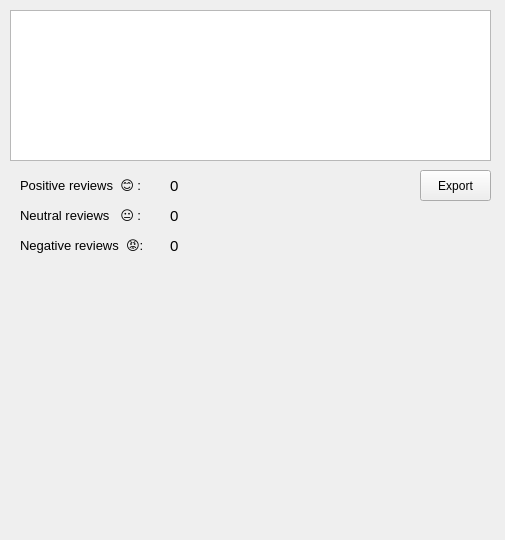
<?xml version="1.0" encoding="UTF-8"?>
<ui version="4.0">
 <class>Form</class>
 <widget class="QWidget" name="Form">
  <property name="geometry">
   <rect>
    <x>0</x>
    <y>0</y>
    <width>505</width>
    <height>540</height>
   </rect>
  </property>
  <property name="windowTitle">
   <string>Form</string>
  </property>
  <widget class="QTableWidget" name="csvDF_3">
   <property name="geometry">
    <rect>
     <x>10</x>
     <y>10</y>
     <width>481</width>
     <height>151</height>
    </rect>
   </property>
  </widget>
  <widget class="QLabel" name="label_10">
   <property name="geometry">
    <rect>
     <x>20</x>
     <y>230</y>
     <width>131</width>
     <height>31</height>
    </rect>
   </property>
   <property name="font">
    <font>
     <pointsize>10</pointsize>
    </font>
   </property>
   <property name="text">
    <string>Negative reviews  😡:</string>
   </property>
  </widget>
  <widget class="QLabel" name="label_8">
   <property name="geometry">
    <rect>
     <x>20</x>
     <y>170</y>
     <width>131</width>
     <height>31</height>
    </rect>
   </property>
   <property name="font">
    <font>
     <pointsize>10</pointsize>
    </font>
   </property>
   <property name="text">
    <string>Positive reviews  😊 :</string>
   </property>
  </widget>
  <widget class="QLabel" name="label_9">
   <property name="geometry">
    <rect>
     <x>20</x>
     <y>200</y>
     <width>131</width>
     <height>31</height>
    </rect>
   </property>
   <property name="font">
    <font>
     <pointsize>10</pointsize>
    </font>
   </property>
   <property name="text">
    <string>Neutral reviews   😐 :</string>
   </property>
  </widget>
  <widget class="QPushButton" name="exportBtn">
   <property name="geometry">
    <rect>
     <x>420</x>
     <y>170</y>
     <width>71</width>
     <height>31</height>
    </rect>
   </property>
   <property name="text">
    <string>Export</string>
   </property>
  </widget>
  <widget class="QLabel" name="label_11">
   <property name="geometry">
    <rect>
     <x>170</x>
     <y>170</y>
     <width>41</width>
     <height>31</height>
    </rect>
   </property>
   <property name="font">
    <font>
     <pointsize>11</pointsize>
    </font>
   </property>
   <property name="text">
    <string>0</string>
   </property>
  </widget>
  <widget class="QLabel" name="label_12">
   <property name="geometry">
    <rect>
     <x>170</x>
     <y>200</y>
     <width>41</width>
     <height>31</height>
    </rect>
   </property>
   <property name="font">
    <font>
     <pointsize>11</pointsize>
    </font>
   </property>
   <property name="text">
    <string>0</string>
   </property>
  </widget>
  <widget class="QLabel" name="label_13">
   <property name="geometry">
    <rect>
     <x>170</x>
     <y>230</y>
     <width>41</width>
     <height>31</height>
    </rect>
   </property>
   <property name="font">
    <font>
     <pointsize>11</pointsize>
    </font>
   </property>
   <property name="text">
    <string>0</string>
   </property>
  </widget>
  <widget class="matPltChart" name="matPltChart" native="true">
   <property name="geometry">
    <rect>
     <x>10</x>
     <y>260</y>
     <width>481</width>
     <height>261</height>
    </rect>
   </property>
  </widget>
 </widget>
 <customwidgets>
  <customwidget>
   <class>matPltChart</class>
   <extends>QWidget</extends>
   <header>matpltchart.h</header>
   <container>1</container>
  </customwidget>
 </customwidgets>
 <resources/>
 <connections/>
</ui>
